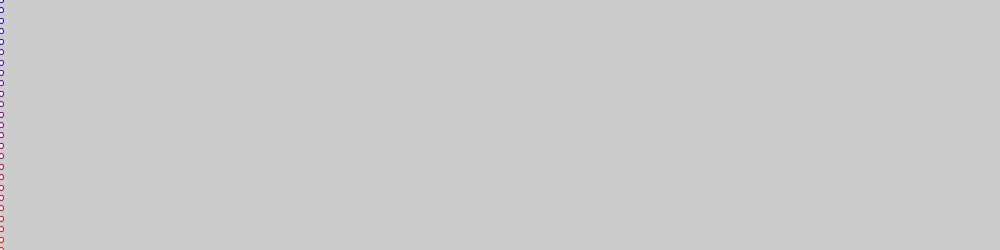
Frame 1 (no input)
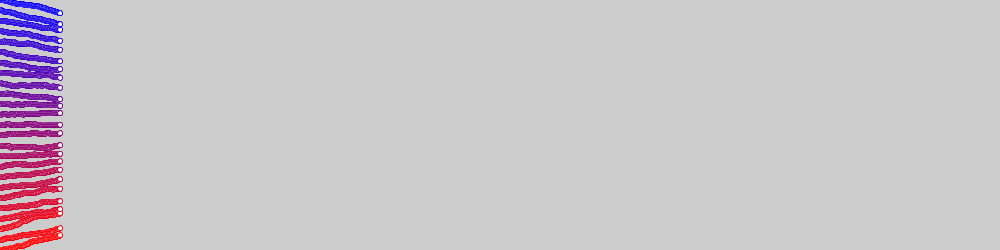
Frame 60 (the mouse pressed at the canvas centre just before this capture)
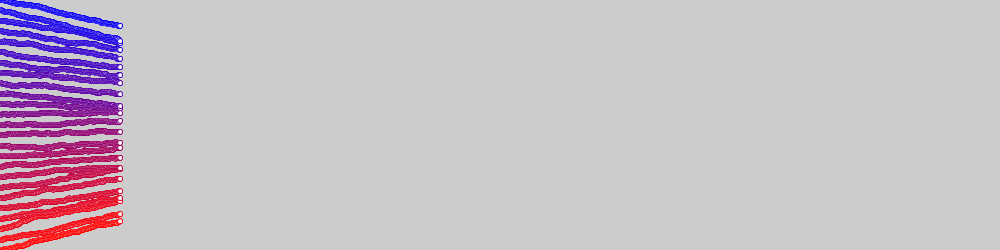
Frame 120 (the mouse held since frame 60 and released just before this capture)

The Processing sketch that drew these frames (run headless with seeded random() and noise(); from frame 60 on, the mouse is pressed at the canvas centre):

// Processing sketch: confidence01
// ── confidence01.pde
/// Bounded confidence 0D - first attempt.
/// Only epsilon as a model parameter.
//-///////////////////////////////////////

final int   N=25;      //Number of agents
final float eps=0.001; //speed of changes

float[] minds=new float[N]; //creating an array 

// for visualisation:
float   side=0; //diameter of circles 

void setup() // uses global side
{
  size(1000,250);
  side=height/(N*2);
  frameRate(100);
  
  // Initialisation
  for(int i=0;i<N;i++)
    minds[i]=i*(1.0/(N-1)); //<0..1) or minds[i]=random(1.0);
    
  // Check
  for(int i=0;i<N;i++)
    print(str(minds[i])+" ");
}


void draw()
{
  // Visualisation
  float step=255.0/N,R=255,B=0;
  for(int i=0;i<N;i++)
  {
    stroke(R,0,B);R-=step;B+=step;
    ellipse(frameCount%width,(1-minds[i])*height,side,side);
  }
  
  // Monte Carlo step of changes
  for(int i=0;i<N;i++)
  {
    int a=int(random(N));
    int b=int(random(N));
    
    if(minds[a] < minds[b])
       minds[a]+=eps;
    else
       if(minds[a] > minds[b])
          minds[a]-=eps;
  }
} // end of draw()


/// @date 2026-06-16 ( → https://github.com/borkowsk/bookProcessingEN)
